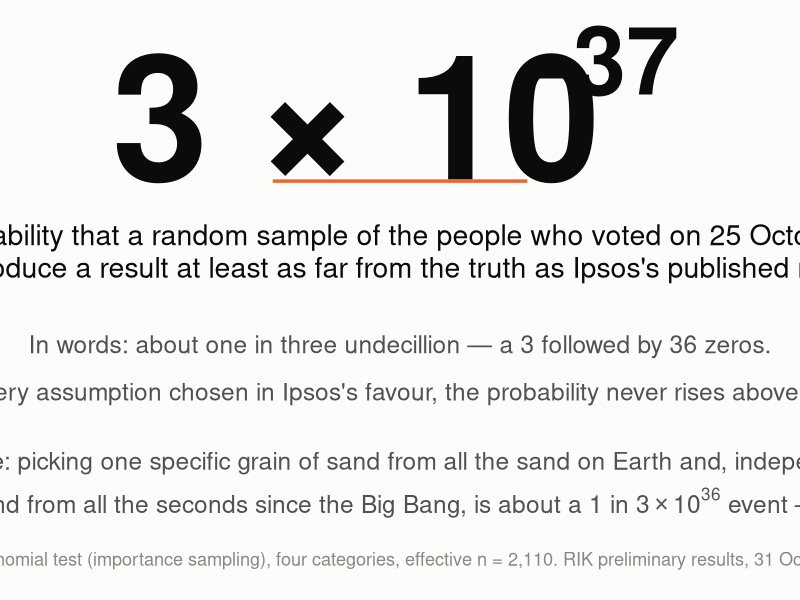
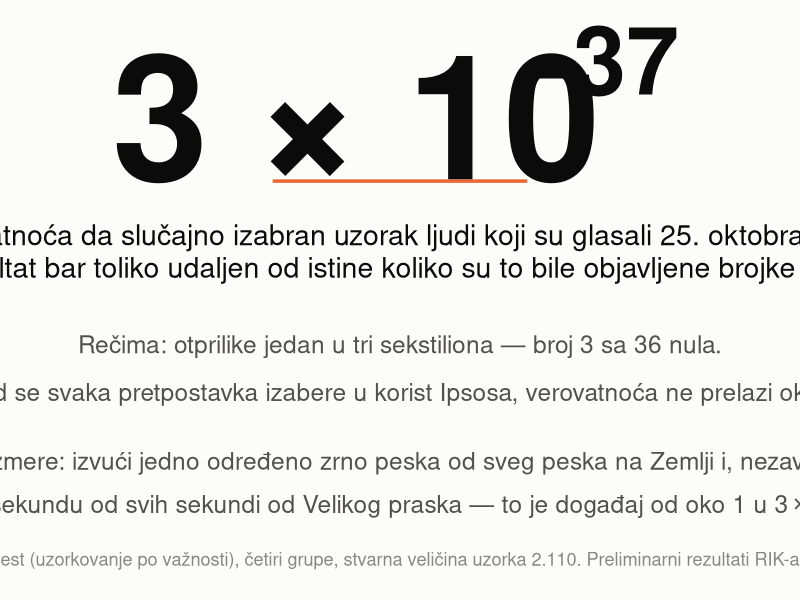

Source code (R) for these figures, in order:
# Renders the two large-type "hero" cards used at the top of README.md
# (_img/hero_en_v3.png and _img/hero_sr_v3.png). Run from the repository root:
#   Rscript make_hero_figures.R
# Powers of ten are typeset with plotmath (parse = TRUE), not with Unicode
# superscript characters: most fonts lack native glyphs for several of those
# characters and fall back to another font, so "10⁻³⁷" can render as "10⁻³ ⁷".
library(ggplot2)

# lines: list of list(y, label, size, colour, parse, bold, x, hjust)
hero <- function(file, lines) {
  g <- ggplot() + xlim(-1, 1) + ylim(-0.22, 0.95) + theme_void() +
    theme(plot.background = element_rect(fill = "#fcfcfb", colour = NA)) +
    annotate("segment", x = -0.35, xend = 0.35, y = 0.62, yend = 0.62, colour = "#eb6834", linewidth = 1.2)
  for (l in lines)
    g <- g + annotate("text", x = if (is.null(l$x)) 0 else l$x, y = l$y, hjust = if (is.null(l$hjust)) 0.5 else l$hjust, label = l$label, size = l$size, colour = l$colour,
                      fontface = if (isTRUE(l$bold)) "bold" else "plain", parse = isTRUE(l$parse), lineheight = 0.95)
  ggsave(file, g, width = 12, height = 7.2, dpi = 150, bg = "#fcfcfb")
}

ink <- "#0b0b0b"; grey <- "#52514e"; muted <- "#898781"

hero("_img/hero_en_v3.png", list(
  # headline as plain bold text: "3 × 10" plus a hand-placed bold exponent (plotmath cannot do bold Helvetica)
  list(y = 0.76, x = -0.12, label = "3 \u00d7 10", size = 44, colour = ink, bold = TRUE),
  list(y = 0.88, x = 0.325, label = "\u221237", size = 24, colour = ink, bold = TRUE, hjust = 0),
  list(y = 0.47, size = 7.2, colour = ink,
       label = "The probability that a random sample of the people who voted on 25 October 2026\nwould produce a result at least as far from the truth as Ipsos's published numbers."),
  list(y = 0.27, size = 6.2, colour = grey,
       label = "In words: about one in three undecillion — a 3 followed by 36 zeros."),
  list(y = 0.17, size = 6.2, colour = grey, parse = TRUE,
       label = "'Even with every assumption chosen in Ipsos\\'s favour, the probability never rises above about '*10^-30*'.'"),
  list(y = 0.02, size = 6.2, colour = grey,
       label = "For scale: picking one specific grain of sand from all the sand on Earth and, independently,"),
  list(y = -0.07, size = 6.2, colour = grey, parse = TRUE,
       label = "'one specific second from all the seconds since the Big Bang, is about a 1 in '*3 %*% 10^36*' event — the same odds.'"),
  list(y = -0.19, size = 4.6, colour = muted,
       label = "Exact multinomial test (importance sampling), four categories, effective n = 2,110. RIK preliminary results, 31 October 2026.")
))

hero("_img/hero_sr_v3.png", list(
  # headline as plain bold text: "3 × 10" plus a hand-placed bold exponent (plotmath cannot do bold Helvetica)
  list(y = 0.76, x = -0.12, label = "3 \u00d7 10", size = 44, colour = ink, bold = TRUE),
  list(y = 0.88, x = 0.325, label = "\u221237", size = 24, colour = ink, bold = TRUE, hjust = 0),
  list(y = 0.47, size = 7.2, colour = ink,
       label = "Verovatnoća da slučajno izabran uzorak ljudi koji su glasali 25. oktobra 2026.\ndâ rezultat bar toliko udaljen od istine koliko su to bile objavljene brojke Ipsosa."),
  list(y = 0.27, size = 6.2, colour = grey,
       label = "Rečima: otprilike jedan u tri sekstiliona — broj 3 sa 36 nula."),
  list(y = 0.17, size = 6.2, colour = grey, parse = TRUE,
       label = "'Čak i kad se svaka pretpostavka izabere u korist Ipsosa, verovatnoća ne prelazi oko '*10^-30*'.'"),
  list(y = 0.02, size = 6.2, colour = grey,
       label = "Za osećaj razmere: izvući jedno određeno zrno peska od sveg peska na Zemlji i, nezavisno od toga,"),
  list(y = -0.07, size = 6.2, colour = grey, parse = TRUE,
       label = "'jednu određenu sekundu od svih sekundi od Velikog praska — to je događaj od oko 1 u '*3 %*% 10^36*'. Iste šanse.'"),
  list(y = -0.19, size = 4.6, colour = muted,
       label = "Tačan multinomni test (uzorkovanje po važnosti), četiri grupe, stvarna veličina uzorka 2.110. Preliminarni rezultati RIK-a, 31. oktobar 2026.")
))
